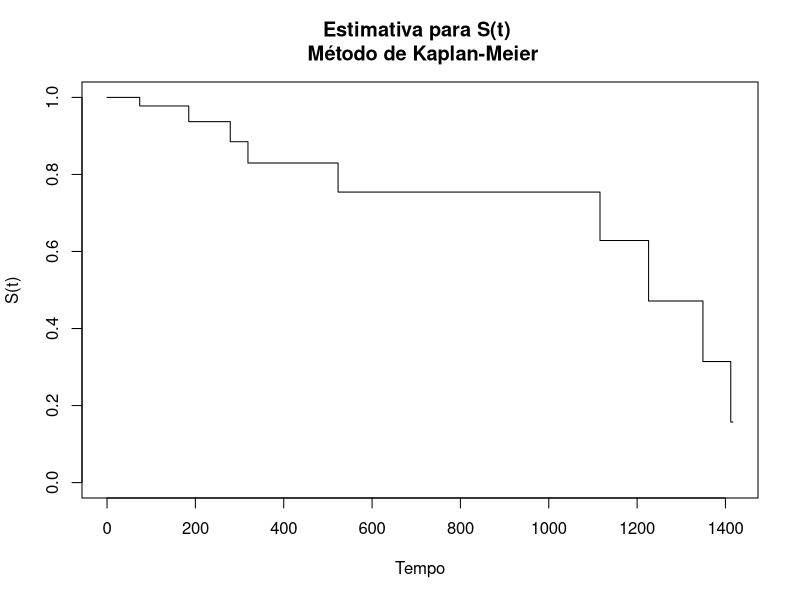
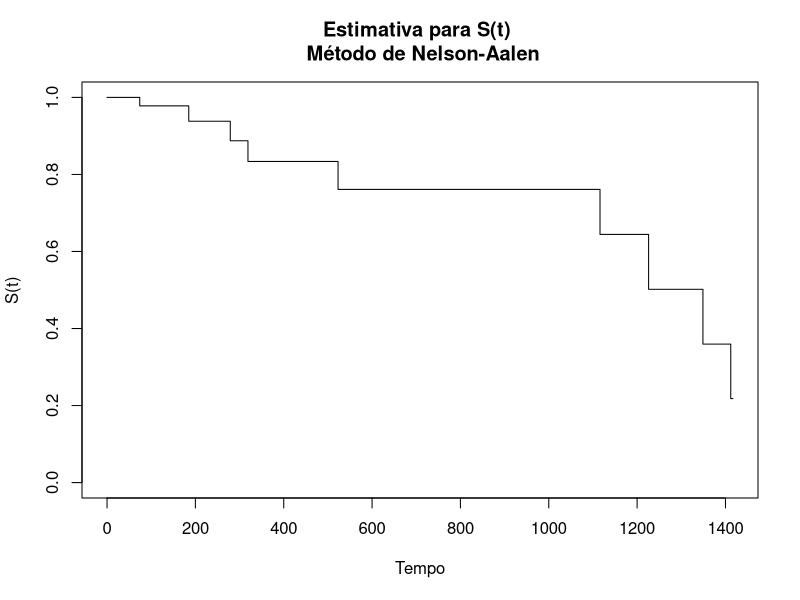
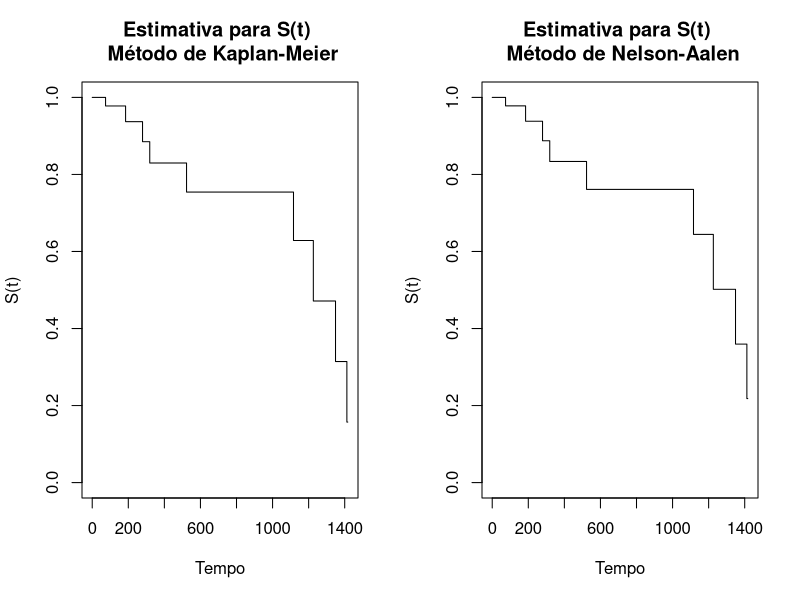
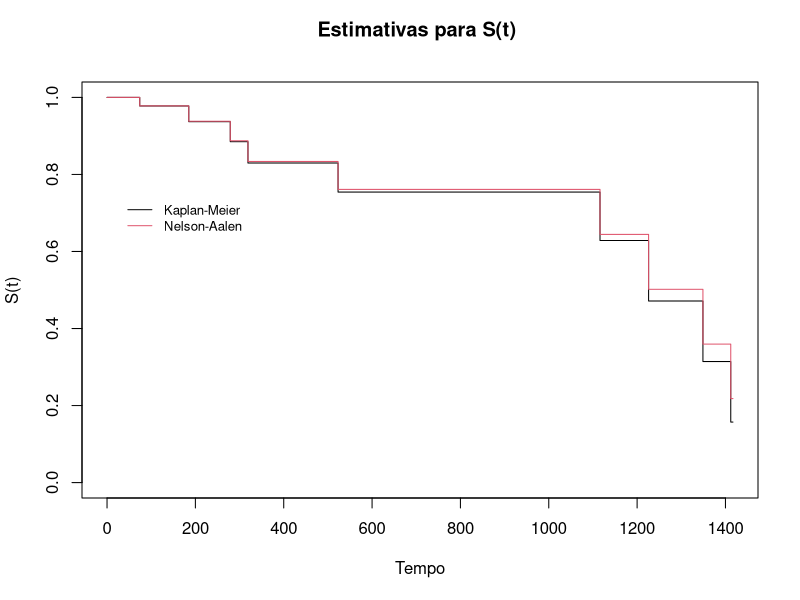
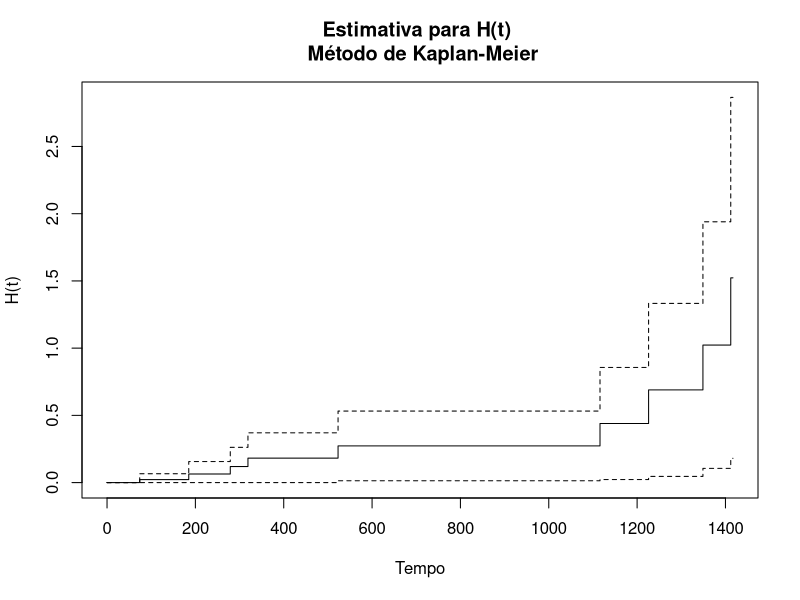
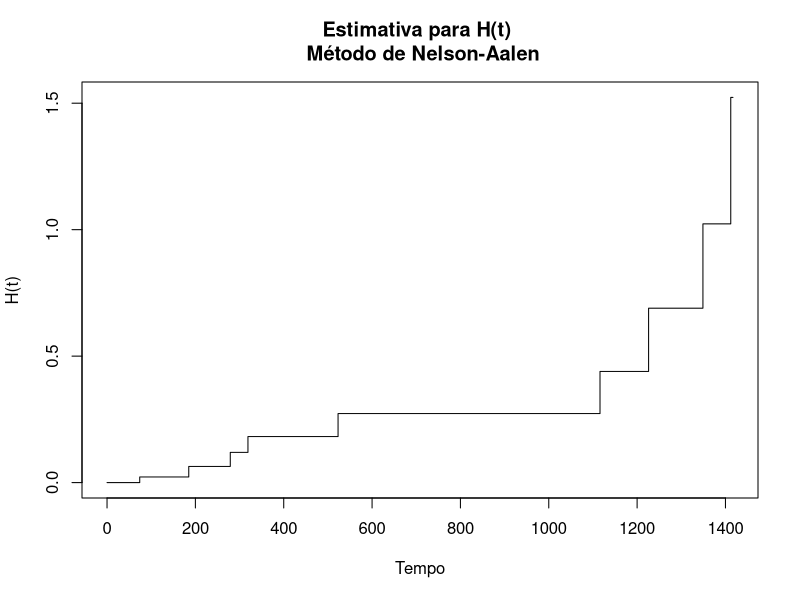
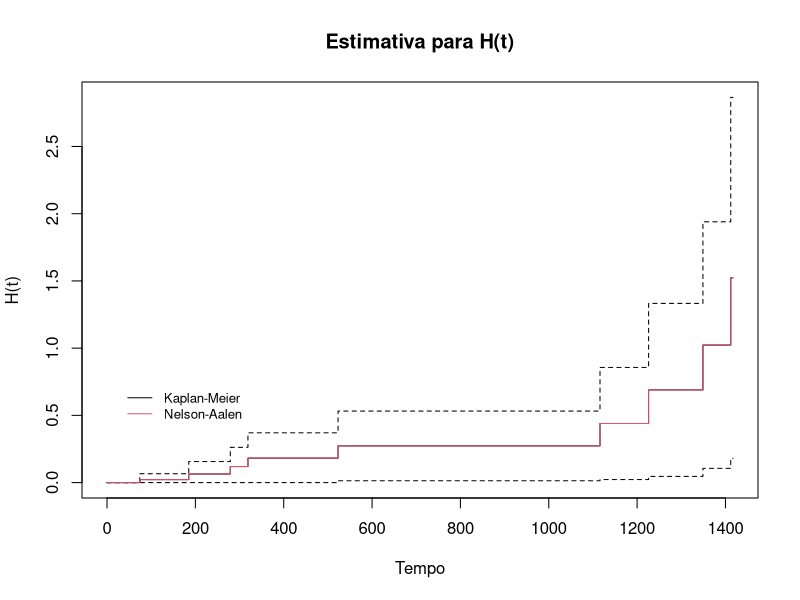

Write R code to recreate these figures, in order.
## ---- chunk 1
tempos.ex2 <- c(7, 34, 42, 63, 64, 74, 83, 84, 91, 108, 112, 129, 133, 133, 139, 140, 140, 146, 149, 154, 157, 160, 160, 165, 173, 176, 185, 218,  225, 241, 248, 273, 279, 297, 319 ,405, 417, 420, 440, 523, 523, 583, 594, 1101, 1116, 1146, 1226, 1349, 1412, 1417)
censuras.ex2 <- c(rep(0,5), 1, rep(0,20), 1, rep(0,5), 1, 0, 1, rep(0,5), 1, rep(0,3), 1, 0, 1, 1, 1, 0)
cbind(tempos.ex2, censuras.ex2)
## ---- chunk 2
require(survival)
KM.ex2 <-
survfit(Surv(time = tempos.ex2, event = censuras.ex2) ~ 1, conf.int = F)
NA.ex2 <-
survfit(coxph(Surv(tempos.ex2, censuras.ex2) ~ 1, method = "breslow"))
summary(KM.ex2)
summary(NA.ex2)
## ---- chunk 3
plot(
KM.ex2,
conf.int = FALSE,
xlab = "Tempo",
ylab = "S(t)",
main = "Estimativa para S(t) \n Método de Kaplan-Meier"
)
plot(
NA.ex2,
conf.int = FALSE,
xlab = "Tempo",
ylab = "S(t)",
main = "Estimativa para S(t) \n Método de Nelson-Aalen"
)
par(mfrow=c(1,2))
plot(
KM.ex2,
conf.int = FALSE,
xlab = "Tempo",
ylab = "S(t)",
main = "Estimativa para S(t) \n Método de Kaplan-Meier"
)
plot(
NA.ex2,
conf.int = FALSE,
xlab = "Tempo",
ylab = "S(t)",
main = "Estimativa para S(t) \n Método de Nelson-Aalen"
)
par(mfrow = c(1,1))
plot(
KM.ex2,
conf.int = FALSE,
xlab = "Tempo",
ylab = "S(t)",
main = "Estimativas para S(t) \n "
)
lines(NA.ex2, col = 2, conf.int = F)
legend(20,0.75,lty=c(1,1),c("Kaplan-Meier","Nelson-Aalen"),bty="n",cex=0.8,col=c(1,2))

plot(KM.ex2, fun = "cumhaz", xlab = "Tempo", ylab = "H(t)", main = "Estimativa para H(t) \n Método de Kaplan-Meier")
plot(NA.ex2, conf.int = F, fun = "cumhaz", xlab = "Tempo", ylab = "H(t)", main = "Estimativa para H(t) \n Método de Nelson-Aalen")


plot(KM.ex2, fun = "cumhaz", xlab = "Tempo", ylab = "H(t)", main = "Estimativa para H(t)")
lines(NA.ex2, col =2, fun = "cumhaz", conf.int = F)
legend(20,0.75,lty=c(1,1),c("Kaplan-Meier","Nelson-Aalen"),bty="n",cex=0.8,col=c(1,2))
